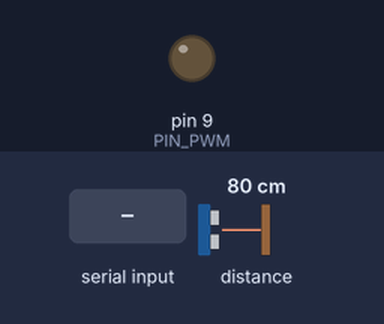
Bench run of a sketch on a simulated Arduino Uno, built with avr-gcc and run on an emulated ATmega328P. Shown: output pins drawn as LEDs (lit = HIGH). The test bench sets the inputs (shaded band); at power-on: distance to the obstacle 80 cm. What the sketch prints to the serial monitor is not drawn.

Above: at 1.2 s.
1.3 s: "90,45\n" received over Serial
At 2.5 s:
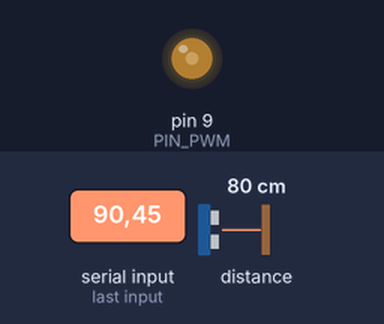
2.8 s: "30,150\n" received over Serial
At 3.7 s:
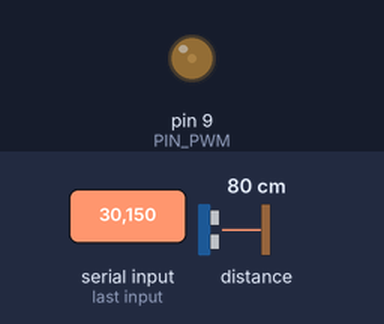
4.3 s: "200\n" received over Serial
At 4.8 s:
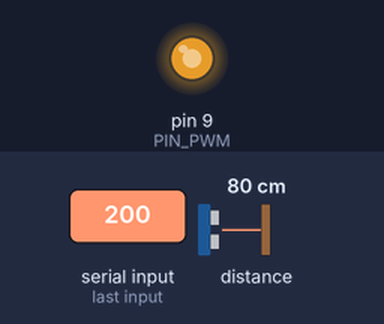
7.7 s: "90\n" received over Serial
At 8.6 s:
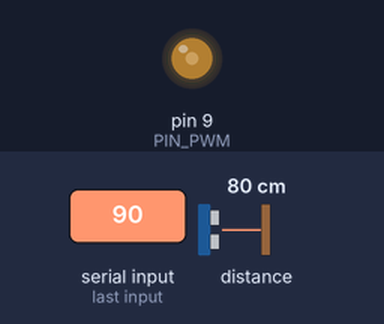
Timing chart, 0 to 10.2 s (numbered marks = the images above; inputs shaded):
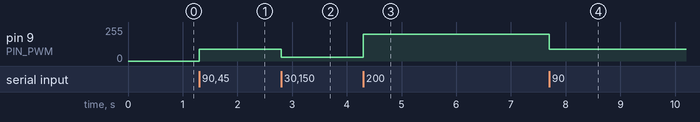

Measured:
- after the input at 1.3 s, pin 9 (PIN_PWM): 0/255 → 90/255 at once
- after the input at 2.8 s, pin 9 (PIN_PWM): 90/255 → 30/255 at once
- after the input at 4.3 s, pin 9 (PIN_PWM): 30/255 → 200/255 at once
- after the input at 7.7 s, pin 9 (PIN_PWM): 200/255 → 90/255 at once

The sketch:

CI_fzzy.ino
```cpp
#include <Wire.h>
#include <Adafruit_VL53L0X.h>

// ====== CONFIGURACIÓN DE PINES ======
const int PIN_PWM = 9;   // Salida PWM al ventilador

// ====== OBJETO SENSOR ======
Adafruit_VL53L0X lox = Adafruit_VL53L0X();

// ====== PARÁMETROS DE SENSOR ======
const float H_SENSOR = 45.0;   // Altura del sensor respecto a la base (cm)
const float H_MIN = 0.0;
const float H_MAX = 45.0;

// ====== VARIABLES ======
float altura = 0.0;
unsigned long t_prev = 0;
const unsigned long periodo = 50;   // 50 ms → 20 Hz

// ====== SETUP ======
void setup() {
  Serial.begin(115200);
  Wire.begin();
  pinMode(PIN_PWM, OUTPUT);
  analogWrite(PIN_PWM, 0);

  Serial.println(F("LEVITADOR NEUMÁTICO - VL53L0X + PWM (3.6–4.0 V)"));

  if (!lox.begin()) {
    Serial.println(F("ERROR: No se detecta el VL53L0X. Verifica las conexiones SDA=A4, SCL=A5."));
    while (1);  // Se queda detenido si no hay sensor
  }

  Serial.println(F("Sensor VL53L0X inicializado correctamente."));
}

// ====== LOOP ======
void loop() {
  // --- 1. Lectura del sensor cada 50 ms ---
  unsigned long t_now = millis();

  if (t_now - t_prev >= periodo) {
    t_prev = t_now;

    VL53L0X_RangingMeasurementData_t measure;
    lox.rangingTest(&measure, false);

    if (measure.RangeStatus != 4) {  // Si la medición es válida
      float d_sensor = measure.RangeMilliMeter / 10.0;  // mm → cm
      altura = H_SENSOR - d_sensor;
      altura = constrain(altura, H_MIN, H_MAX);
    } else {
      altura = NAN;  // Lectura inválida
    }

    // --- 2. Enviar la altura a MATLAB ---
    Serial.println(altura +10);
  }

  // --- 3. Revisar si MATLAB envía PWM (0–255) ---
if (Serial.available() > 0) {
  String input = Serial.readStringUntil('\n');
  input.trim();

  if (input.length() > 0) {
    int pwm = input.toInt();
    pwm = constrain(pwm, 0, 255);
    analogWrite(PIN_PWM, pwm);
  }
}

}
```
